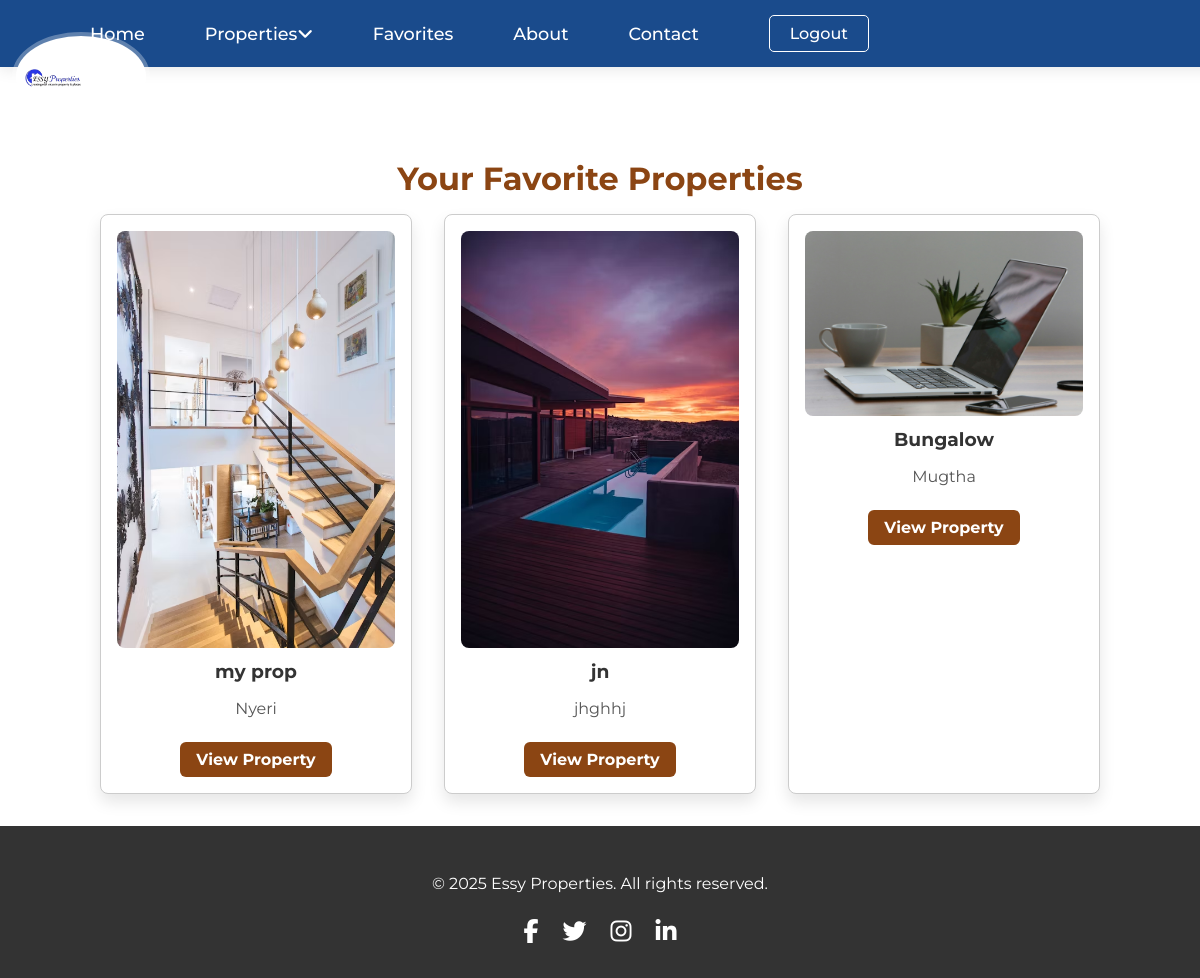
The page /favorites/ (signed in) on the database its author committed.
### mainapp/models.py (models this page shows, shortened)
class Favorite(models.Model):
    buyer = models.ForeignKey(User, on_delete=models.CASCADE, related_name='favorites')
    property = models.ForeignKey(Property, on_delete=models.CASCADE, related_name='favorited_by')
    created_at = models.DateTimeField(auto_now_add=True)
    class Meta:
        unique_together = ('buyer', 'property')

class Property(models.Model):
    PROPERTY_TYPES = (
        ('house', 'House'),
        ('apartment', 'Apartment'),
        ('commercial', 'Commercial'),
        ('land', 'Land'),
    )
    seller = models.ForeignKey(SellerProfile, on_delete=models.CASCADE, related_name='properties')
    title = models.CharField(max_length=200)
    description = models.TextField()
    property_type = models.CharField(max_length=50, choices=PROPERTY_TYPES)
    price = models.DecimalField(max_digits=12, decimal_places=2)
    location_address = models.CharField(max_length=255)
    latitude = models.DecimalField(max_digits=9, decimal_places=6, blank=True, null=True)
    longitude = models.DecimalField(max_digits=9, decimal_places=6, blank=True, null=True)
    image_main = models.ImageField(upload_to='mainapp/properties/')
    image_gallery_1 = models.ImageField(upload_to='mainapp/properties/', blank=True, null=True)
    image_gallery_2 = models.ImageField(upload_to='mainapp/properties/', blank=True, null=True)
    image_gallery_3 = models.ImageField(upload_to='mainapp/properties/', blank=True, null=True)
    amenities = models.TextField(blank=True, null=True)
    floor_plan = models.FileField(upload_to='mainapp/floorplans/', blank=True, null=True)
    is_available = models.BooleanField(default=True)
    view_count = models.PositiveIntegerField(default=0)
    created_at = models.DateTimeField(auto_now_add=True)
    updated_at = models.DateTimeField(auto_now=True)

### mainapp/views.py (the view)
# urls.py: path('favorites/', views.view_favorites, name='view_favorites'),
@login_required
def view_favorites(request):
    favs = Favorite.objects.filter(buyer=request.user).select_related('property')
    return render(request, 'mainapp/favorites.html', {'favorites': favs})

### mainapp/templates/mainapp/favorites.html (shortened to what this page needs)
{% extends 'mainapp/base.html' %}
{% load static %}
{% block content %}
<div style="text-align:center; padding:2rem 1rem;">
  <h2 style="color:#8B4513; font-size:2rem; margin-bottom:1rem;">Your Favorite Properties</h2>
  {% if favorites %}
    <div style="max-width:1000px; margin:0 auto; display:grid; grid-template-columns: repeat(auto-fill, minmax(280px, 1fr)); gap:2rem;">
      {% for fav in favorites %}
        <div style="border:1px solid #ccc; padding:1rem; border-radius:8px; background:white; box-shadow:0 8px 16px rgba(0,0,0,0.1);">
          <img src="{{ fav.property.image_main.url }}" alt="{{ fav.property.title }}" style="width:100%; height:auto; border-radius:8px;" />
          <h3 style="margin:0.5rem 0; color:#333;">{{ fav.property.title }}</h3>
          <p style="color:#555;">{{ fav.property.location_address }}</p>
          <a href="{% url 'property_detail' fav.property.pk %}"
             style="display:inline-block; padding:0.5rem 1rem; background:#8B4513; color:white; text-decoration:none; border-radius:6px; font-weight:bold; margin-top:0.5rem;">
             View Property
          </a>
        </div>
      {% endfor %}
    </div>
  {% else %}
    <p style="color:#555; margin-top:2rem;">You have no favorites yet.</p>
  {% endif %}
</div>
{% endblock %}

### static/mainapp/css/mobile.css (style rules this page uses)
img { max-width: 100%; height: auto; border-radius: 8px; }
body { margin: 0; font-family: Arial, sans-serif; background-color: #fff; color: #333; }

### rows shown on the page
Favorite: property.image_main (picture), property "my prop", property.location_address "Nyeri"
Favorite: property.image_main (picture), property "jn", property.location_address "jhghhj"
Favorite: property.image_main (picture), property "Bungalow", property.location_address "Mugtha"
